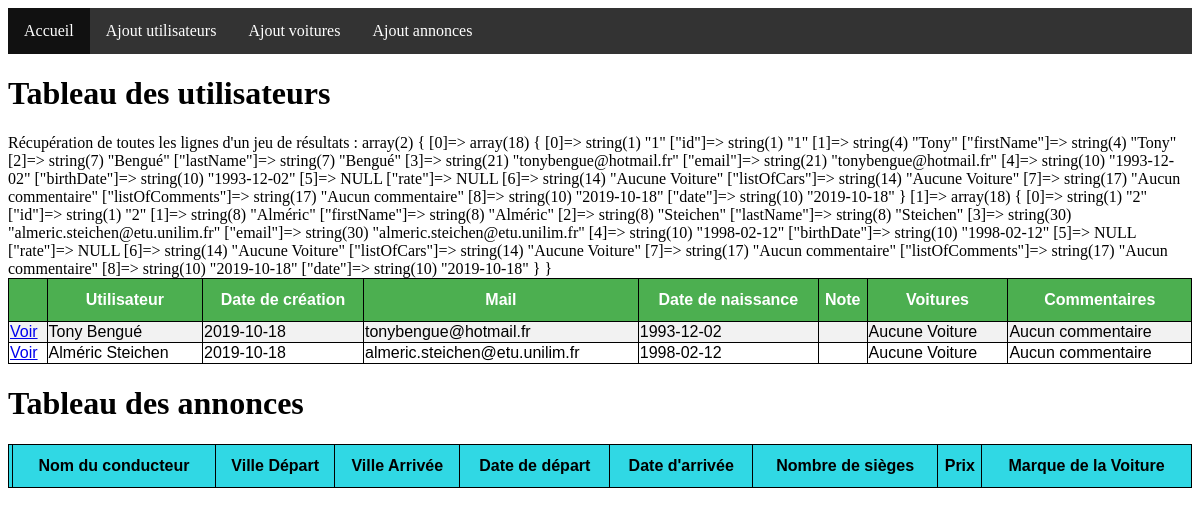
The page / on the database its author committed.
### tables this page shows
CREATE TABLE users (
    id INT(11) UNSIGNED AUTO_INCREMENT PRIMARY KEY,
    firstName VARCHAR(30) NOT NULL,
    lastName VARCHAR(30) NOT NULL,
    email VARCHAR(30) NOT NULL,
    birthDate DATE NOT NULL,
    rate INT(1) NULL,
    listOfCars TEXT NOT NULL,
    listOfComments TEXT NOT NULL,
    date DATE NOT NULL
);

### class/User.php (the view, shortened to what this page needs)
<?php
class User
{
    public static $listOfUsers = [];
    public static function showUserTableFromDb() {
        $model = new UserModel();
        $users = $model->getUsers();
        var_dump($users);
        echo "<table id='users'>
        <tr>
          <th></th>
          <th>Utilisateur</th>
          <th>Date de création</th>
          <th>Mail</th>
          <th>Date de naissance</th>
          <th>Note</th>
          <th>Voitures</th>
          <th>Commentaires</th>
        </tr>";
        for ($i = 0; $i < count($users); $i++ ) {
            $user = $users[$i];
            array_push(self::$listOfUsers, $user);
            echo "<tr>";
                echo "<td>";
                    $iLink = $i + 1;
                    echo "<a href='users.php?user=$iLink'>Voir</a>";
                echo "</td>";
                echo "<td>";
                    echo $user['firstName'] . " " . $user['lastName'];
                echo "</td>";
                echo "<td>";
                    echo $user['date'];
                echo "</td>";
                echo "<td>";
                    echo $user['email'];
                echo "</td>";
                echo "<td>";
                    echo $user['birthDate'];
                echo "</td>";
                echo "<td>";
                echo "</td>";
                echo "<td>";
                    echo $user['listOfCars'];
                echo "</td>";
                echo "<td>";
                    echo $user['listOfComments'];
                echo "</td>";
            echo "</tr>";
        }
        echo "</table>";
    }
}

### assets/templates/_includes/header.php (shortened to what this page needs)
<!DOCTYPE html>
<html lang="fr">
<head>
    <link rel="stylesheet" href="../assets/css/main.css">
</head>
<header>
    <ul>
        <li><a class="active" href="index.php">Accueil</a></li>
        <li><a href="ajoutUtilisateur.php">Ajout utilisateurs</a></li>
        <li><a href="ajoutVoiture.php">Ajout voitures</a></li>
        <li><a href="ajoutAnnonce.php">Ajout annonces</a></li>
    </ul>
</header>
<body>

### public/index.php (shortened to what this page needs)
<?php
require_once("../assets/templates/_includes/header.php");
echo "<h1>Tableau des utilisateurs</h1>";
User::showUserTableFromDb();
echo "<h1>Tableau des annonces</h1>";
Announcement::showAnnouncementTable();
require_once("../assets/templates/_includes/footer.php");

### class/UserModel.php (shortened to what this page needs)
<?php
class UserModel {
    public function getUsers() {
        $pdo = new Database();
        $pdo = $pdo->getPdo();
        $sql = "SELECT * FROM users";
        $request = $pdo->prepare($sql);
        $request->execute();
        print("Récupération de toutes les lignes d'un jeu de résultats :\n");
        $results = $request->fetchAll();
        return $results;
    }
}

### class/Announcement.php (shortened to what this page needs)
<?php
class Announcement
{
    public static function showAnnouncementTable() {
        echo "<table id='announcement'>
        <tr>
            <th></th>
            <th>Nom du conducteur</th>
            <th>Ville Départ</th>
            <th>Ville Arrivée</th>
            <th>Date de départ</th>
            <th>Date d'arrivée</th>
            <th>Nombre de sièges</th>
            <th>Prix</th>
            <th>Marque de la Voiture</th>
        </tr>";
        echo "</table>";
    }
}

### assets/templates/_includes/footer.php
</body>
</html>

### assets/css/main.css (style rules this page uses)
:root { --listOfUsers-head-table: #4CAF50; --listOfAnnouncements-head-table: rgb(48, 216, 228); }
ul { list-style-type: none; margin: 0; padding: 0; overflow: hidden; background-color: #333; }
li { float: left; }
li a { display: block; color: white; text-align: center; padding: 14px 16px; text-decoration: none; }
.active { color:#fff; background-color: #111; }
table, td, th { border: 1px solid black; margin: 0 auto; }
#users, #announcement { font-family: "Trebuchet MS", Arial, Helvetica, sans-serif; border-collapse: collapse; width: 100%; }
#users tr:nth-child(even) { background-color: #f2f2f2; }
#users th { padding-top: 12px; padding-bottom: 12px; text-align: center; background-color: var(--listOfUsers-head-table); color: white; }
#announcement th { padding-top: 12px; padding-bottom: 12px; text-align: center; background-color: var(--listOfAnnouncements-head-table); color: black; }

### rows shown on the page
users: firstName "Tony", lastName "Bengué", date "2019-10-18", email "tonybengue@hotmail.fr", birthDate "1993-12-02", listOfCars "Aucune Voiture", listOfComments "Aucun commentaire"
users: firstName "Alméric", lastName "Steichen", date "2019-10-18", email "almeric.steichen@etu.unilim.fr", birthDate "1998-02-12", listOfCars "Aucune Voiture", listOfComments "Aucun commentaire"
